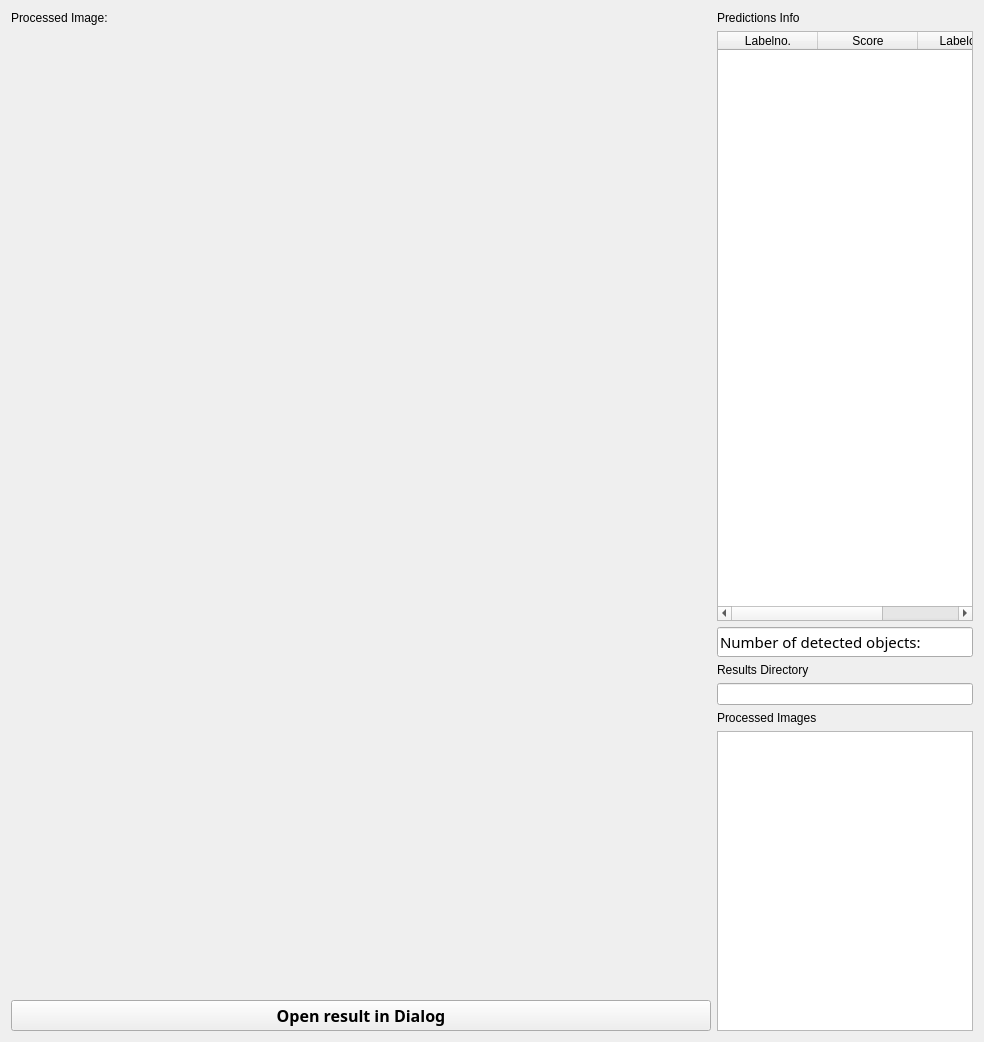
      <widget class="QWidget" name="tab_Results">
       <attribute name="title">
        <string>Results</string>
       </attribute>
       <layout class="QGridLayout" name="gridLayout_3">
        <item row="2" column="1">
         <widget class="QLineEdit" name="ln_ObjectCount">
          <property name="sizePolicy">
           <sizepolicy hsizetype="Expanding" vsizetype="Fixed">
            <horstretch>1</horstretch>
            <verstretch>0</verstretch>
           </sizepolicy>
          </property>
          <property name="font">
           <font>
            <family>Segoe UI Semilight</family>
            <pointsize>11</pointsize>
            <weight>50</weight>
            <italic>false</italic>
            <bold>false</bold>
           </font>
          </property>
          <property name="text">
           <string>Number of detected objects: </string>
          </property>
         </widget>
        </item>
        <item row="0" column="0">
         <widget class="QLabel" name="label_6">
          <property name="text">
           <string>Processed Image: </string>
          </property>
         </widget>
        </item>
        <item row="5" column="1">
         <widget class="QLabel" name="label_17">
          <property name="text">
           <string>Processed Images</string>
          </property>
         </widget>
        </item>
        <item row="1" column="1">
         <widget class="QTableWidget" name="tb_predictions">
          <property name="sizePolicy">
           <sizepolicy hsizetype="Expanding" vsizetype="Expanding">
            <horstretch>1</horstretch>
            <verstretch>0</verstretch>
           </sizepolicy>
          </property>
          <property name="sortingEnabled">
           <bool>true</bool>
          </property>
          <attribute name="horizontalHeaderStretchLastSection">
           <bool>true</bool>
          </attribute>
          <attribute name="verticalHeaderStretchLastSection">
           <bool>false</bool>
          </attribute>
          <column>
           <property name="text">
            <string>Labelno.</string>
           </property>
          </column>
          <column>
           <property name="text">
            <string>Score</string>
           </property>
          </column>
          <column>
           <property name="text">
            <string>Labelclass</string>
           </property>
          </column>
         </widget>
        </item>
        <item row="3" column="1">
         <widget class="QLabel" name="label_16">
          <property name="text">
           <string>Results Directory</string>
          </property>
         </widget>
        </item>
        <item row="0" column="1">
         <widget class="QLabel" name="label_8">
          <property name="sizePolicy">
           <sizepolicy hsizetype="Preferred" vsizetype="Preferred">
            <horstretch>1</horstretch>
            <verstretch>0</verstretch>
           </sizepolicy>
          </property>
          <property name="text">
           <string>Predictions Info</string>
          </property>
         </widget>
        </item>
        <item row="4" column="1">
         <widget class="QLineEdit" name="lineEdit"/>
        </item>
        <item row="1" column="0" rowspan="7">
         <widget class="QLabel" name="lb_image_res">
          <property name="sizePolicy">
           <sizepolicy hsizetype="Preferred" vsizetype="Expanding">
            <horstretch>2</horstretch>
            <verstretch>0</verstretch>
           </sizepolicy>
          </property>
          <property name="minimumSize">
           <size>
            <width>700</width>
            <height>700</height>
           </size>
          </property>
          <property name="font">
           <font>
            <family>Segoe UI Semilight</family>
            <pointsize>11</pointsize>
            <weight>50</weight>
            <italic>false</italic>
            <bold>false</bold>
           </font>
          </property>
          <property name="text">
           <string/>
          </property>
          <property name="alignment">
           <set>Qt::AlignCenter</set>
          </property>
         </widget>
        </item>
        <item row="8" column="0">
         <widget class="QPushButton" name="btn_openImageDialog">
          <property name="sizePolicy">
           <sizepolicy hsizetype="Minimum" vsizetype="Fixed">
            <horstretch>1</horstretch>
            <verstretch>0</verstretch>
           </sizepolicy>
          </property>
          <property name="font">
           <font>
            <family>Segoe UI Semilight</family>
            <pointsize>12</pointsize>
            <weight>99</weight>
            <italic>false</italic>
            <bold>true</bold>
           </font>
          </property>
          <property name="text">
           <string>Open result in Dialog</string>
          </property>
         </widget>
        </item>
        <item row="6" column="1" rowspan="3">
         <widget class="QListWidget" name="listWidget">
          <property name="sizePolicy">
           <sizepolicy hsizetype="Expanding" vsizetype="MinimumExpanding">
            <horstretch>0</horstretch>
            <verstretch>0</verstretch>
           </sizepolicy>
          </property>
          <property name="minimumSize">
           <size>
            <width>0</width>
            <height>300</height>
           </size>
          </property>
         </widget>
        </item>
       </layout>
      </widget>
